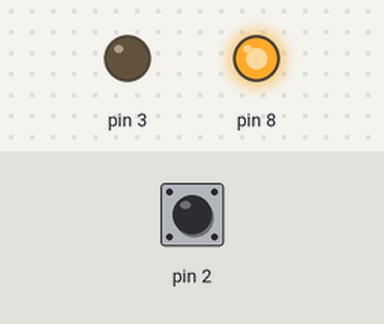
Simulated run of this sketch. Board: Arduino Uno, built with avr-gcc and run on an emulated ATmega328P. Shown: output pins drawn as LEDs (lit = HIGH). Inputs (shaded band) come from the test bench; at power-on: pin 2 HIGH.

Above: at 1.2 s.
1.3 s: pin 2 pulled LOW for 0.15 s
At 3.3 s:
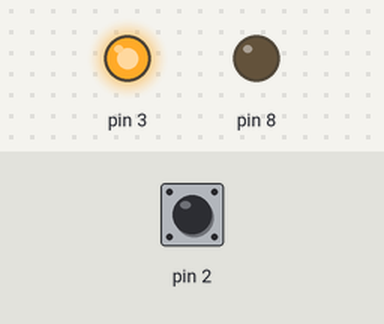
At 4.8 s:
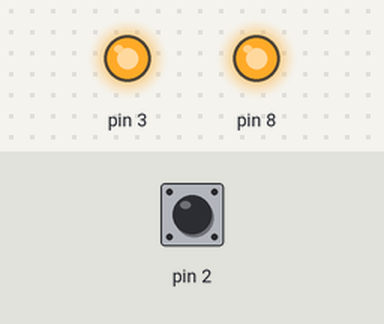
Timing chart, 0 to 10.4 s (numbered marks = the images above; inputs shaded):
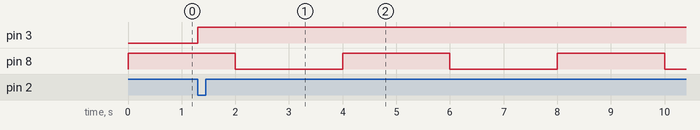

The sketch:

sketch_nov19b.ino
```cpp
void setup() {
 attachInterrupt(0,red_led,FALLING);

 pinMode(3,OUTPUT);
 pinMode(8,OUTPUT);
 pinMode(2,INPUT_PULLUP);


}

void loop() {
  digitalWrite(8,HIGH);
  delay(2000);
  digitalWrite(8,LOW);
  delay(2000);
}

void red_led(){
  digitalWrite(3,HIGH);
}
```

Measured:
- after the input at 1.3 s, pin 3: LOW → HIGH at once
- by itself, pin 8: alternates HIGH for 2.0 s and LOW for 2.0 s
